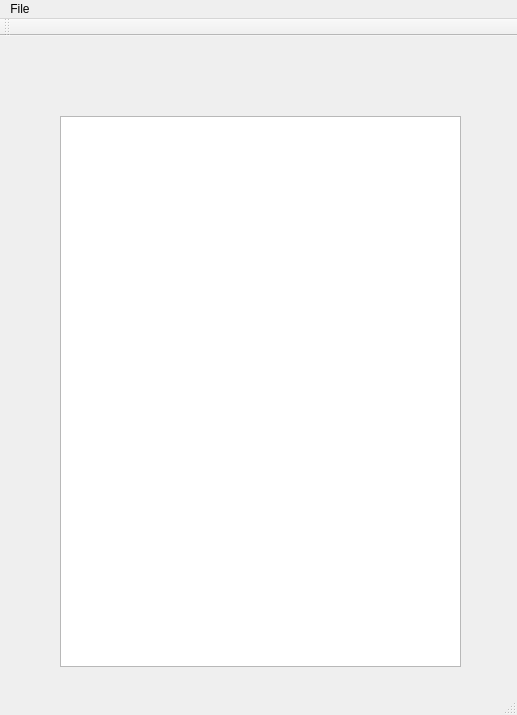
<?xml version="1.0" encoding="UTF-8"?>
<ui version="4.0">
 <class>MainWindow</class>
 <widget class="QMainWindow" name="MainWindow">
  <property name="geometry">
   <rect>
    <x>0</x>
    <y>0</y>
    <width>517</width>
    <height>715</height>
   </rect>
  </property>
  <property name="windowTitle">
   <string>MainWindow</string>
  </property>
  <widget class="QWidget" name="centralWidget">
   <widget class="QTextEdit" name="textEdit">
    <property name="geometry">
     <rect>
      <x>60</x>
      <y>80</y>
      <width>401</width>
      <height>551</height>
     </rect>
    </property>
   </widget>
   <widget class="QWidget" name="widget" native="true">
    <property name="geometry">
     <rect>
      <x>10</x>
      <y>0</y>
      <width>121</width>
      <height>41</height>
     </rect>
    </property>
   </widget>
  </widget>
  <widget class="QMenuBar" name="menuBar">
   <property name="geometry">
    <rect>
     <x>0</x>
     <y>0</y>
     <width>517</width>
     <height>26</height>
    </rect>
   </property>
   <widget class="QMenu" name="menuFile">
    <property name="title">
     <string>File</string>
    </property>
    <addaction name="actionOpen"/>
    <addaction name="actionFind"/>
    <addaction name="actionExit"/>
   </widget>
   <addaction name="menuFile"/>
  </widget>
  <widget class="QToolBar" name="mainToolBar">
   <attribute name="toolBarArea">
    <enum>TopToolBarArea</enum>
   </attribute>
   <attribute name="toolBarBreak">
    <bool>false</bool>
   </attribute>
  </widget>
  <widget class="QStatusBar" name="statusBar"/>
  <action name="actionOpen">
   <property name="text">
    <string>Open</string>
   </property>
   <property name="shortcut">
    <string>Alt+O</string>
   </property>
  </action>
  <action name="actionFind">
   <property name="text">
    <string>Find</string>
   </property>
   <property name="shortcut">
    <string>Alt+F</string>
   </property>
  </action>
  <action name="actionExit">
   <property name="text">
    <string>Exit</string>
   </property>
   <property name="shortcut">
    <string>Alt+X</string>
   </property>
  </action>
 </widget>
 <layoutdefault spacing="6" margin="11"/>
 <resources/>
 <connections/>
</ui>
